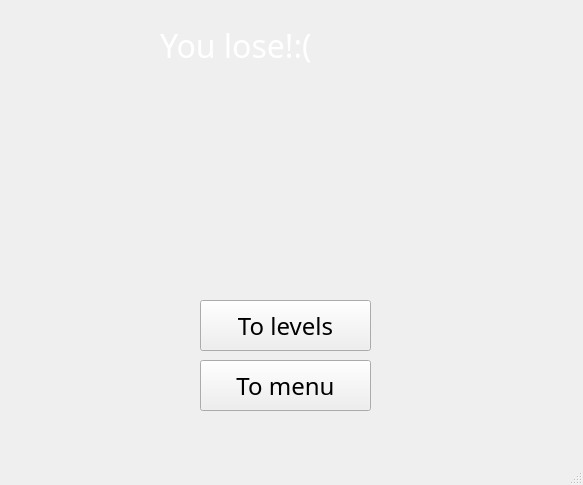
<?xml version="1.0" encoding="UTF-8"?>
<ui version="4.0">
 <class>MainWindow</class>
 <widget class="QMainWindow" name="MainWindow">
  <property name="geometry">
   <rect>
    <x>0</x>
    <y>0</y>
    <width>583</width>
    <height>485</height>
   </rect>
  </property>
  <property name="windowTitle">
   <string>You lose(((</string>
  </property>
  <widget class="QWidget" name="centralwidget">
   <widget class="QLabel" name="loselabel">
    <property name="geometry">
     <rect>
      <x>160</x>
      <y>20</y>
      <width>261</width>
      <height>51</height>
     </rect>
    </property>
    <property name="font">
     <font>
      <family>OCR A Extended</family>
      <pointsize>24</pointsize>
     </font>
    </property>
    <property name="styleSheet">
     <string notr="true">color: white</string>
    </property>
    <property name="text">
     <string>You lose!:(</string>
    </property>
   </widget>
   <widget class="QPushButton" name="levelsbtn">
    <property name="geometry">
     <rect>
      <x>200</x>
      <y>300</y>
      <width>171</width>
      <height>51</height>
     </rect>
    </property>
    <property name="font">
     <font>
      <family>OCR A Extended</family>
      <pointsize>18</pointsize>
     </font>
    </property>
    <property name="text">
     <string>To levels</string>
    </property>
   </widget>
   <widget class="QPushButton" name="menubtn">
    <property name="geometry">
     <rect>
      <x>200</x>
      <y>360</y>
      <width>171</width>
      <height>51</height>
     </rect>
    </property>
    <property name="font">
     <font>
      <family>OCR A Extended</family>
      <pointsize>18</pointsize>
     </font>
    </property>
    <property name="text">
     <string>To menu</string>
    </property>
   </widget>
   <widget class="QLabel" name="piclabel">
    <property name="geometry">
     <rect>
      <x>154</x>
      <y>80</y>
      <width>271</width>
      <height>191</height>
     </rect>
    </property>
    <property name="text">
     <string/>
    </property>
   </widget>
  </widget>
  <widget class="QMenuBar" name="menubar">
   <property name="geometry">
    <rect>
     <x>0</x>
     <y>0</y>
     <width>583</width>
     <height>26</height>
    </rect>
   </property>
  </widget>
  <widget class="QStatusBar" name="statusbar"/>
 </widget>
 <resources/>
 <connections/>
</ui>
